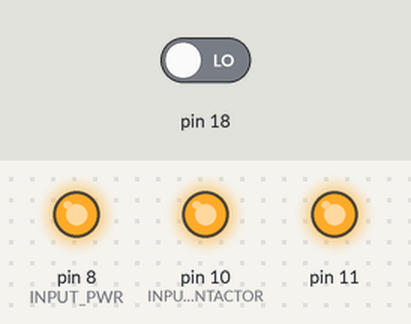
Simulated run of this sketch. Board: Arduino Uno, built with avr-gcc and run on an emulated ATmega328P. Parts: output pins drawn as LEDs (lit = HIGH). The inputs (shaded band) are chosen by the test bench; at power-on: pin 18 LOW. What the sketch prints to the serial monitor is not drawn.

Above: at 0.1 s.
Timing chart, 0 to 1.6 s (numbered marks = the images above):
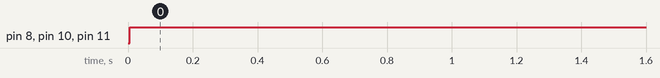

Measured:
- by itself, pin 8 (INPUT_PWR), pin 10 (INPUT_CONTACTOR), pin 11: LOW → HIGH at 0.01 s

The sketch:

PLC.ino
```cpp
/**
 * Arduino UNO PLC for Shapeoko CNC Router
 * Shield: Rigged Circuits 24V Industrial I/O - https://www.rugged-circuits.com/24v-industrial/24v-industrial-shield / https://www.rugged-circuits.com/24v-industrial-tech-page
 * Roles:
 * - ATC PNP sensor conditioning to UC300ETH-5LPT/UCCNC
 *     The ATC PNP sensor is outputing at a lower voltage (Vout: ~5V) than supplied (Vcc: 24V).
 *     This causes UC300ETH/UB1 to not detect the state change on the input pins selected (requires 24V source).
 *
 * - E-STOP state output to LED
 *    Depending on the state of power and e-stop, will blink LED at different delays or steady if CNC is on and ready
 */

#include <Wire.h>
#include <Adafruit_ADS1X15.h> // v2.3.0
#include <Adafruit_MCP23017.h> // v1.3.0 (bug in 2.0.2, https://github.com/adafruit/Adafruit-MCP23017-Arduino-Library/issues/77)
#include <elapsedMillis.h> // v1.0.6

Adafruit_ADS1015 ads1;
Adafruit_MCP23017 mcp1;

uint8_t OUTPUT_RESETLED = 0;
uint8_t OUTPUT_TOOLCLAMP = 1;
uint8_t OUTPUT_TOOLRELEASE = 2;

uint8_t INPUT_PWR = 8;
uint8_t INPUT_ESTOP = 9;
uint8_t INPUT_CONTACTOR = 10;

uint8_t INPUT_TOOLCLAMP = 12;
uint8_t INPUT_TOOLRELEASE = 13;

bool TOOLRELEASE = false;
bool TOOLCLAMP = false;

uint16_t STATE_LAST = 0;

bool POWER_ON = false;
bool ESTOP_CLEAR = false;
bool CONTACTOR_CLOSED = false;

elapsedMillis timeElapsed;
unsigned int INTERVAL_ESTOP = 1000;
unsigned int INTERVAL_CONTACTOR = 500;

void setup() {
  Serial.begin(38400);
  Serial.println("");
  Serial.println("BOOT UP");

  Serial.println("SETUP PLC");
  ads1.setGain(GAIN_ONE);
  ads1.begin(72); // (72); /* Use this for the 12-bit version, 73 if the jumper is shorted) */
  mcp1.begin(1);

  mcp1.pinMode(OUTPUT_RESETLED, OUTPUT);
  mcp1.digitalWrite(OUTPUT_RESETLED, LOW);

  mcp1.pinMode(OUTPUT_TOOLCLAMP, OUTPUT);
  mcp1.digitalWrite(OUTPUT_TOOLCLAMP, LOW);
  mcp1.pinMode(OUTPUT_TOOLRELEASE, OUTPUT);
  mcp1.digitalWrite(OUTPUT_TOOLRELEASE, LOW);

  mcp1.pinMode(INPUT_PWR, INPUT);
  mcp1.pinMode(INPUT_ESTOP, INPUT);
  mcp1.pinMode(INPUT_CONTACTOR, INPUT);

  mcp1.pinMode(INPUT_TOOLCLAMP, INPUT);
  mcp1.pinMode(INPUT_TOOLRELEASE, INPUT);

  Serial.println("STARTED");
}


void loop() {
  uint16_t state_current = mcp1.readGPIOAB();

  // Get current states (LOW )
  POWER_ON = getState(state_current, INPUT_PWR) == LOW;
  ESTOP_CLEAR = getState(state_current, INPUT_ESTOP) == LOW;
  CONTACTOR_CLOSED = getState(state_current, INPUT_CONTACTOR) == LOW;

  // Condition ATC sensors to CNC controller
  TOOLCLAMP = getState(state_current, INPUT_TOOLCLAMP) == LOW;
  TOOLRELEASE = getState(state_current, INPUT_TOOLRELEASE) == LOW;
  setOutput(OUTPUT_TOOLCLAMP, TOOLCLAMP ? HIGH : LOW);
  setOutput(OUTPUT_TOOLRELEASE, TOOLRELEASE ? HIGH : LOW);

  // If only power, flash led signaling ESTOP
  if(POWER_ON && !ESTOP_CLEAR && !CONTACTOR_CLOSED) {
    if(timeElapsed > INTERVAL_ESTOP){
      toggleOutput(state_current, OUTPUT_RESETLED);
      timeElapsed = 0;
    }
  }

  // If power and estop, flash led signaling RESET (contactor)
  if(POWER_ON && ESTOP_CLEAR && !CONTACTOR_CLOSED) {
    if(timeElapsed > INTERVAL_CONTACTOR){
      toggleOutput(state_current, OUTPUT_RESETLED);
      timeElapsed = 0;
    }
  }

  // If power, estop and reset (contactor) then led on
  if(POWER_ON && ESTOP_CLEAR && CONTACTOR_CLOSED) {
    if(getState(state_current, OUTPUT_RESETLED) == LOW) {
      setOutput(OUTPUT_RESETLED, HIGH);
    }
  }

  // Serial Print if inputs changed
  if(state_current >> 8 != STATE_LAST){
    STATE_LAST = state_current >> 8;
    printStateChange(state_current);
  }
}

// Toggle an output state
void toggleOutput(uint16_t state, uint8_t pin) {
    uint8_t value = getState(state, pin) ? LOW : HIGH;
    mcp1.digitalWrite(pin, value);
}

// Set an output state
void setOutput(uint8_t pin, uint8_t value) {
    mcp1.digitalWrite(pin, value);
}

// Get state on a pin
uint8_t getState(uint16_t state, uint8_t pin) {
  uint16_t pin_mask = 1 << pin;
  return (state & pin_mask) == pin_mask ? HIGH : LOW;
}

// Print debug information
void printStateChange(uint16_t state) {
  Serial.print("STATE: "); Serial.println(state, BIN);
  Serial.print("POWER: "); Serial.print(POWER_ON);
  Serial.print("; ESTOP: "); Serial.print(ESTOP_CLEAR);
  Serial.print("; CONTACTOR: "); Serial.println(CONTACTOR_CLOSED);

  Serial.print("TOOL CLAMP: "); Serial.print(TOOLRELEASE);
  Serial.print("; RELEASE: "); Serial.println(TOOLCLAMP);

  Serial.println(" ");
}
```
